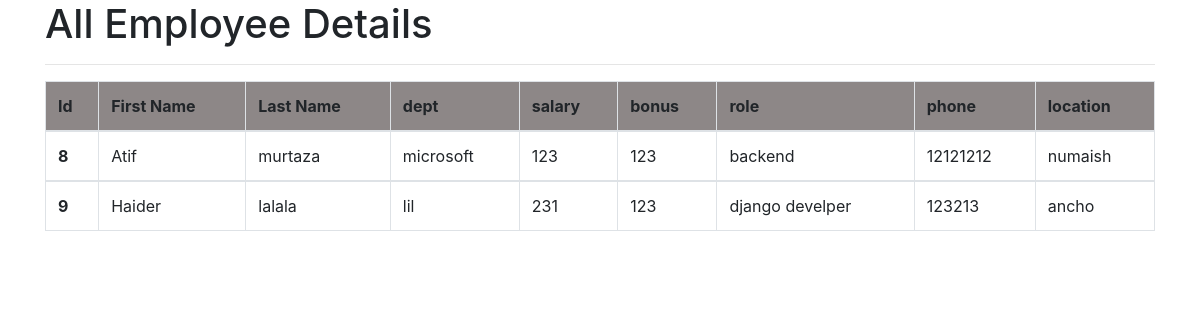
The page /view_all_emp on the database its author committed.
### emp_app/models.py (models this page shows)
class Employee(models.Model):
    first_name = models.CharField(max_length=100, null=False)
    last_name = models.CharField(max_length=100, null=False)
    SYED = 'Syed'
    MIRZA = 'Mirza'
    NONSYED = 'Non-Syed'
    CASTE_CHOICE = [
        (SYED, 'Syed'),
        (MIRZA, 'Mirza'),
        (NONSYED, 'Non Syed'),
    ]
    Title = models.CharField(max_length=10,choices=CASTE_CHOICE,default=NONSYED)
    dept = models.ForeignKey(Department, on_delete=models.CASCADE, related_name='employees', null=True)
    salary = models.IntegerField(default=0, verbose_name='Salary Cap')
    bonus = models.IntegerField(default=0, verbose_name='Basic Salary')
    allowance = models.IntegerField(default=0, verbose_name='Total Daily Allowance', null=True)  # Corrected field name
    officers = models.ForeignKey(Data, on_delete=models.CASCADE, verbose_name='Reporting Officer', null=True)  # Updated field
    FLEXIBLE = 'Flexible'
    FOUR = '4'
    EIGHT = '8'
    WORK_HOURS = [
        (FLEXIBLE,'Flexible'),
        (FOUR, '4'),
        (EIGHT, '8'),
    ]
    allowed_working_hours = models.CharField(max_length=8,null=True,choices=WORK_HOURS)
    role = models.ForeignKey(Role, on_delete=models.CASCADE, related_name='employees')
    phone = models.CharField(max_length=12, null=True)
    def __str__(self):
        return f"{self.first_name} {self.last_name}"

class Department(models.Model):
    name = models.CharField(max_length=100, null=False)
    location = models.CharField(max_length=100)
    def __str__(self):
        return self.name

class Role(models.Model):
    name = models.CharField(max_length=100, null=False)
    def __str__(self):
        return self.name

### emp_app/views.py (the view)
# urls.py: path('view_all_emp', views.all_emp, name='all_emp'),
def all_emp(request):
    emps = Employee.objects.all()
    context = {
        'emps': emps
    }
    print(context)
    return render(request, 'view_all_emp.html', context)

### templates/view_all_emp.html (shortened to what this page needs)
<!DOCTYPE html>
<html lang="en">
<head>
    <link rel="stylesheet" href="https://cdn.jsdelivr.net/npm/bootstrap@4.4.1/dist/css/bootstrap.min.css">
</head>
 <body>
  <div class="container">
    <h1>All Employee Details</h1>
      <hr>
     <table class="table table-bordered">
  <thead>
    <tr style="background-color: #8d8787">
      <th scope="col">Id</th>
      <th scope="col">First Name</th>
      <th scope="col">Last Name</th>
      <th scope="col">dept</th>
      <th scope="col">salary</th>
      <th scope="col">bonus</th>
      <th scope="col">role</th>
      <th scope="col">phone</th>
      <th scope="col">location</th>
    </tr>
  </thead>
         {% for emp in emps %}
  <tbody>
    <tr>
      <th scope="row">{{ emp.id }}</th>
      <td>{{ emp.first_name }}</td>
      <td>{{ emp.last_name }}</td>
      <td>{{ emp.dept }}</td>
        <td>{{ emp.salary }}</td>
        <td>{{ emp.bonus }}</td>
        <td>{{ emp.role }}</td>
        <td>{{ emp.phone }}</td>
        <td>{{ emp.dept.location }}</td>
    </tr>
  </tbody>
         {% endfor %}
</table>
</div>
  </body>
</html>

### rows shown on the page
Employee: id "8", first_name "Atif", last_name "murtaza", dept "microsoft", salary "123", bonus "123", role "backend", phone "12121212", dept.location "numaish"
Employee: id "9", first_name "Haider", last_name "lalala", dept "lil", salary "231", bonus "123", role "django develper", phone "123213", dept.location "ancho"
